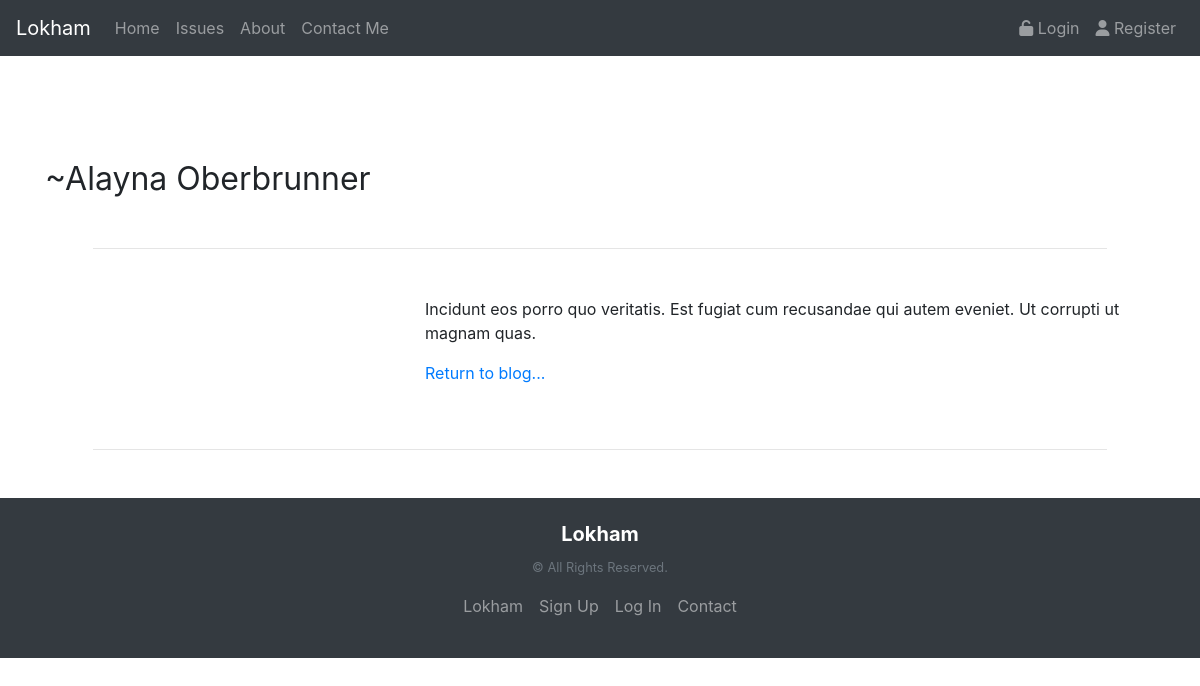
The page /comments/show.php?id=2 on the database its author committed.
### tables this page shows
CREATE TABLE IF NOT EXISTS `comments` (
  `comment_id` INT NOT NULL AUTO_INCREMENT,
  `user_id` INT NOT NULL,
  `issue_id` INT NOT NULL,
  `comment` TEXT NULL,
  `created_at` TIMESTAMP NULL DEFAULT CURRENT_TIMESTAMP,
  `updated_at` TIMESTAMP NULL DEFAULT CURRENT_TIMESTAMP,
  PRIMARY KEY (`comment_id`));

CREATE TABLE IF NOT EXISTS `users` (
  `id` INT NOT NULL AUTO_INCREMENT,
  `first_name` VARCHAR(25) NOT NULL DEFAULT '',
  `last_name` VARCHAR(25) NOT NULL DEFAULT '',
  `middle_name` VARCHAR(25) NULL DEFAULT '',
  `profile_image` VARCHAR(255) NULL,
  `phone` VARCHAR(16) NULL,
  `email` VARCHAR(255) NOT NULL,
  `password` VARCHAR(255) NOT NULL,
  `role` ENUM('admin', 'general') NOT NULL DEFAULT 'general',
  `created_at` DATETIME NULL,
  `updated_at` DATETIME NULL,
  PRIMARY KEY (`id`));

### comments/show.php (the view, shortened to what this page needs)
<?php
  include_once(ROOT . "/includes/_connect.php");
  $sql = "SELECT *, comments.comment_id as id FROM comments
    JOIN users ON comments.user_id = users.id
    WHERE comments.comment_id = :id";
  $stmt = $conn->prepare($sql);
  $stmt->bindParam(':id', $_GET['id'], PDO::PARAM_INT);
  $stmt->execute();
  $comment = $stmt->fetch();
?>
<?php include_once(ROOT . '/partials/_header.php') ?>
<article class="container">
  <div>
    <header class="mt-5">
      <h1>
        <br>
        <small>~<?= $comment['first_name'] ?> <?= $comment['last_name'] ?></small>
      </h1>
    </header>
    <hr class="m-5">
    <div class="row">
      <div class="col-4">
      </div>
      <div class="col-8">
        <section>
          <p><?= $comment['comment'] ?></p>
        </section>
        <p>
          <a href="<?= base_path ?>/issues/show.php?id=<?= $comment['issue_id'] ?>">Return to blog...</a>
        </p>
      </div>
    </div>
    <hr class="m-5">
  </div>
</article>
<?php include_once(ROOT . '/partials/_footer.php') ?>

### rows shown on the page
comments: user.first_name "Alayna", user.last_name "Oberbrunner", comment "Incidunt eos porro quo veritatis. Est fugiat cum recusandae qui autem eveniet. Ut corrupti ut magnam quas."
